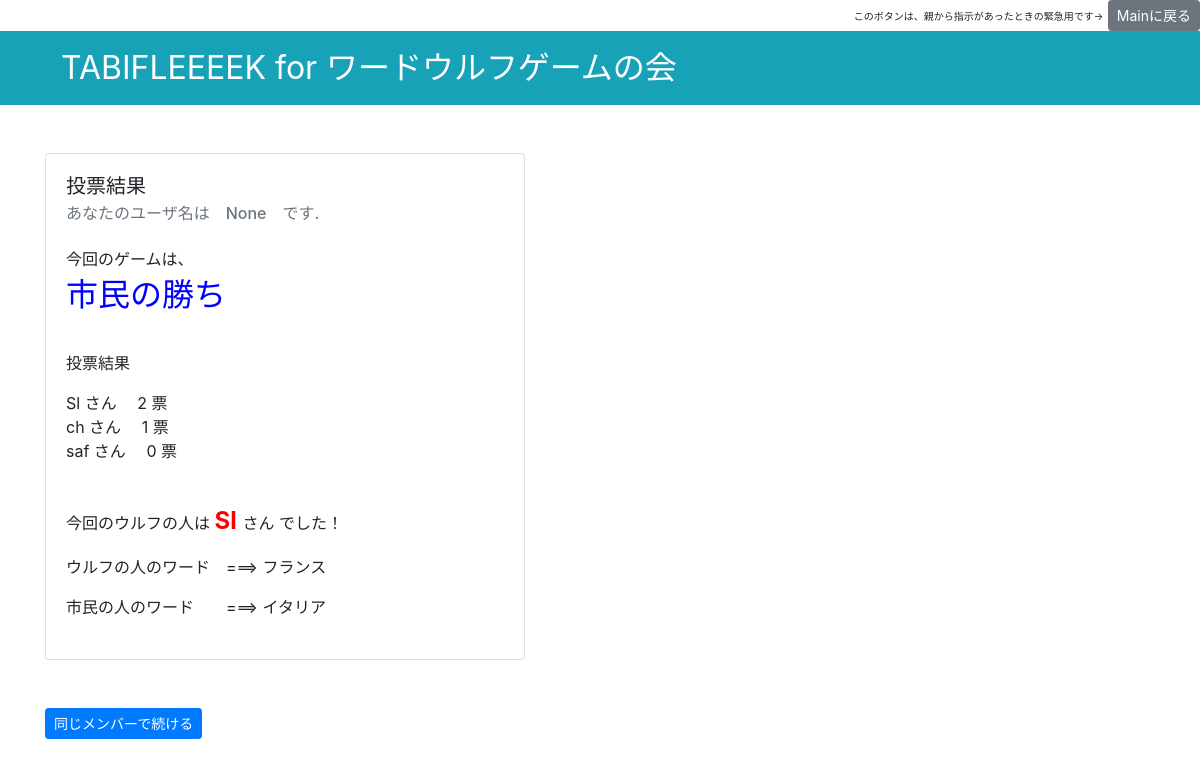
/result, run on an earlier commit of the app's database.
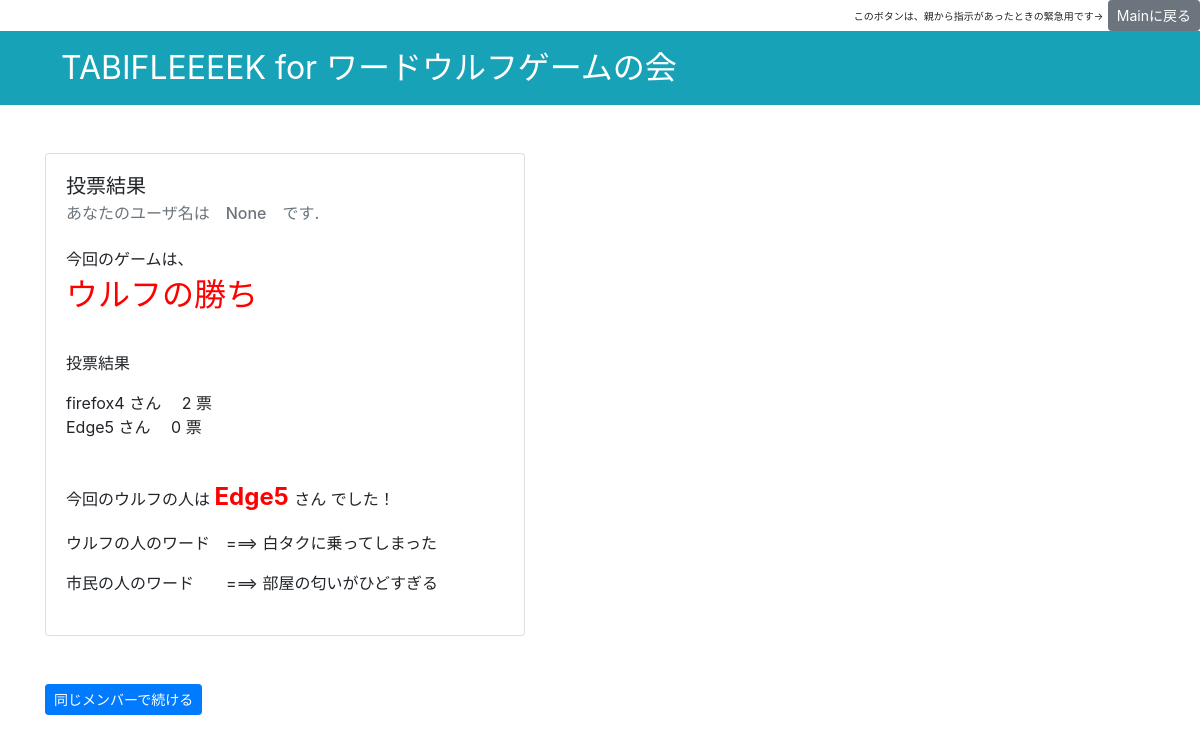
And on a later commit of the database.
### app.py (models this page shows, shortened)
class MemberList(db.Model):
    __tablename__ = 'players'
    id = db.Column(db.Integer, primary_key=True)
    username = db.Column(db.Text, nullable=False)
    comment = db.Column(db.String(128), nullable=False)
    vote_num = db.Column(db.Integer, nullable=False)
    ulf_flg = db.Column(db.Integer, nullable=False)
    to_vote = db.Column(db.Integer, nullable=False)
    to_vote2 = db.Column(db.Integer, nullable=False)
    prepare_flg = db.Column(db.Integer, nullable=False)

class OtherVar(db2.Model):
    __tablename__ = 'OtherVariable'
    id = db.Column(db.Integer, primary_key=True)
    word_num = db.Column(db.Integer, nullable=False)
    global_ulfnum = db.Column(db.Integer, nullable=False)
    wolf_number = db.Column(db.Integer, nullable=False)
    genre_number = db.Column(db.Integer, nullable=False)
    word_ulf = db.Column(db.String(128), nullable=False)
    word_shimin = db.Column(db.String(128), nullable=False)
    quest1 = db.Column(db.String(256), nullable=True)
    quest2 = db.Column(db.String(256), nullable=True)
    quest3 = db.Column(db.String(256), nullable=True)
    quest4 = db.Column(db.String(256), nullable=True)
    quest5 = db.Column(db.String(256), nullable=True)

### app.py (the view)
@app.route('/result')
def result():
    myname = session.get('username')
    MemberList_DB = db.session.query(MemberList).all() #DBからメンバーリストを割り当てる
    OtherVari = db2.session.query(OtherVar).all()
    word_shimin=OtherVari[0].word_shimin
    word_ulf=OtherVari[0].word_ulf
    listsize  = len(MemberList_DB) #全体人数を取得する
    all_vote_num = 0
    max_vote_num = 0
    for member in MemberList_DB:
        all_vote_num = all_vote_num + member.vote_num #現在の投票総数をカウント
        if max_vote_num < member.vote_num:
            max_vote_num =  member.vote_num
    if all_vote_num ==  listsize:
        if  MemberList_DB[OtherVari[0].global_ulfnum-1].vote_num == max_vote_num:
            game_result = 1 #　ウルフが最多得票(市民の勝ち)
        else:
            game_result = 2 #　他市民が最多得票(ウルフの勝ち)
    else:
        game_result = 0 #　まだ全員が投票していない
    debug_memberlist = MemberList.query.all()#debug_DBチェック用
    debug_OtherVar = OtherVar.query.all()#debug_DBチェック用
    return render_template('vote_result.html',MemberList_DB =MemberList_DB,word_shimin = word_shimin,word_ulf = word_ulf,myname = myname, game_result = game_result,debug_memberlist =debug_memberlist ,debug_OtherVar = debug_OtherVar)

### templates/vote_result.html
{% extends 'base.html' %}
{% block content %}
{% if  game_result == 0 %}
<div class="py-5">
  <div class="card" style="width: 30rem;">
      <div class="card-body">
          <h5 class="card-title">投票結果</h5>
          <h6 class="card-subtitle mb-2 text-muted">あなたのユーザ名は　{{myname}}　です </h6>
          <div class="pb-3">
            <p class="card-text">まだ全員の投票が終わっていない状態です。みんなが投票した段階で下の投票結果（更新）ボタンをクリックしてください)</p>
          </div>
            <div class="pb-1">
            {% for member in MemberList_DB %}
              {% for member2 in MemberList_DB %}
                {% if  member.id ==  member2.to_vote  %}
                現在、投票しているのは{{ member2.username }} さん　<br>
                {% endif %}
              {% endfor %}
            {% endfor %}
            </div>
    </div>
  </div>
</div>
<div class="pb-5">
    <a class="btn btn-primary btn-sm" href="{{ url_for('result') }}" role="button">投票結果(更新)</a>
</div>
{% else %}
<div class="py-5">
  <div class="card" style="width: 30rem;">
      <div class="card-body">
          <h5 class="card-title">投票結果</h5>
          <h6 class="card-subtitle mb-2 text-muted">あなたのユーザ名は　{{myname}}　です. </h6>
          <div class="py-3">
          {% if game_result == 1 %}
            今回のゲームは、
            <p><font color="blue" size="6" > 市民の勝ち</font></p>
          {% elif game_result == 2 %}
            今回のゲームは、
            <p><font color="red"size="6" > ウルフの勝ち</font></p>
          {% endif %}
          </div>
          <div class="pb-3">
            <p> 投票結果 </p>
            {% for member in MemberList_DB %}
               {{ member.username }} さん　         {{ member.vote_num }} 票　<br>
            {% endfor %}
          </div>
            <div class="pb-3">
              {% for member3 in MemberList_DB %}
                {% if  member3.ulf_flg ==  1  %}
                  <br>今回のウルフの人は
                  <font color="red"size="5" ><strong> {{ member3.username}} </strong></font> さん
                  でした！
                {% endif %}
              {% endfor %}
            </div>
            <div class="pb-1">
              <p>ウルフの人のワード　===> {{word_ulf}}</p>
              <p>市民の人のワード　　===> {{word_shimin}}</p>
            </div>
    </div>
  </div>
</div>
<div class="pb-5">
    <a class="btn btn-primary btn-sm" href="{{ url_for('game_repeat')}}" role="button">同じメンバーで続ける</a>
</div>
{% endif %}
{% endblock %}

What changed in the data, as far as the page shows it:
no longer on one of the page's lists (row edited): MemberList: username "Sl"
removed MemberList: username "saf", vote_num "0", shown under "あなたのユーザ名は None です."
changed MemberList: username "Sl" → "firefox4"
now on one of the page's lists (row edited): MemberList: username "Edge5"
changed MemberList: username "ch" → "Edge5"; vote_num "1" → "0"
changed OtherVar: word_ulf "フランス" → "白タクに乗ってしまった"; word_shimin "イタリア" → "部屋の匂いがひどすぎる"
Also different on the page:
text no longer shown: "市民の勝ち"
text now shown: "ウルフの勝ち"
